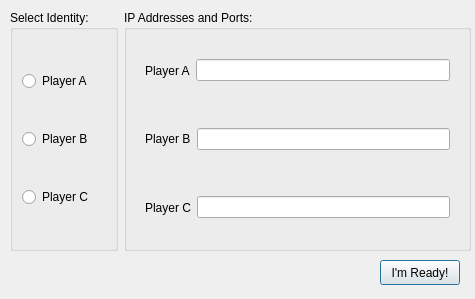
<?xml version="1.0" encoding="UTF-8"?>
<ui version="4.0">
 <class>InitDialog</class>
 <widget class="QDialog" name="InitDialog">
  <property name="geometry">
   <rect>
    <x>0</x>
    <y>0</y>
    <width>475</width>
    <height>299</height>
   </rect>
  </property>
  <property name="windowTitle">
   <string>Dialog</string>
  </property>
  <widget class="QWidget" name="widget_4" native="true">
   <property name="geometry">
    <rect>
     <x>10</x>
     <y>10</y>
     <width>461</width>
     <height>241</height>
    </rect>
   </property>
   <layout class="QHBoxLayout" name="horizontalLayout_4">
    <item>
     <widget class="QGroupBox" name="groupBoxPlayer">
      <property name="title">
       <string>Select Identity:</string>
      </property>
      <layout class="QVBoxLayout" name="verticalLayout">
       <item>
        <widget class="QRadioButton" name="radioButtonA">
         <property name="text">
          <string>Player A</string>
         </property>
        </widget>
       </item>
       <item>
        <widget class="QRadioButton" name="radioButtonB">
         <property name="text">
          <string>Player B</string>
         </property>
        </widget>
       </item>
       <item>
        <widget class="QRadioButton" name="radioButtonC">
         <property name="text">
          <string>Player C</string>
         </property>
        </widget>
       </item>
      </layout>
     </widget>
    </item>
    <item>
     <widget class="QGroupBox" name="groupBoxAddress">
      <property name="title">
       <string>IP Addresses and Ports:</string>
      </property>
      <layout class="QVBoxLayout" name="verticalLayout_2">
       <item>
        <widget class="QWidget" name="widget" native="true">
         <layout class="QHBoxLayout" name="horizontalLayout">
          <item>
           <widget class="QLabel" name="labelA">
            <property name="text">
             <string>Player A</string>
            </property>
           </widget>
          </item>
          <item>
           <widget class="QLineEdit" name="lineEditA"/>
          </item>
         </layout>
        </widget>
       </item>
       <item>
        <widget class="QWidget" name="widget_2" native="true">
         <layout class="QHBoxLayout" name="horizontalLayout_2">
          <item>
           <widget class="QLabel" name="labelB">
            <property name="text">
             <string>Player B</string>
            </property>
           </widget>
          </item>
          <item>
           <widget class="QLineEdit" name="lineEditB"/>
          </item>
         </layout>
        </widget>
       </item>
       <item>
        <widget class="QWidget" name="widget_3" native="true">
         <layout class="QHBoxLayout" name="horizontalLayout_3">
          <item>
           <widget class="QLabel" name="labelC">
            <property name="text">
             <string>Player C</string>
            </property>
           </widget>
          </item>
          <item>
           <widget class="QLineEdit" name="lineEditC"/>
          </item>
         </layout>
        </widget>
       </item>
      </layout>
     </widget>
    </item>
   </layout>
  </widget>
  <widget class="QPushButton" name="pushButton">
   <property name="geometry">
    <rect>
     <x>380</x>
     <y>260</y>
     <width>80</width>
     <height>25</height>
    </rect>
   </property>
   <property name="text">
    <string>I'm Ready!</string>
   </property>
  </widget>
 </widget>
 <resources/>
 <connections/>
</ui>
